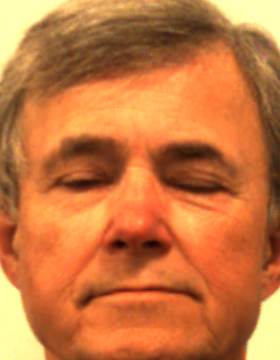
#> input picture images/reference/ref_img001.png, 280 x 360 px
$ python scale_rot_optimize.py   (older library calls are emulated)
#> lines starting #> are read from the running program, lines starting #| are printed output that depends on the picture
### face_detect.py
import numpy as np
import cv2
from tqdm import tqdm
from typing import List
import matplotlib.pyplot as plt

class FaceDetect:
    def __init__(
            self, num_bins=32, thresh_low=100, thresh_high=200, peak_thresh=None,
            rotation_angle=0, scale=1.0, reference_noise=0.0, accumulator_noise=0.0,
            reference_point: tuple[int, int]=None, ref_images: List[np.ndarray]=None,
            query_image: np.ndarray=None, query_ground_truth: tuple[int, int]=None,
            output_prefix="fd_result", output_dir="images/results", disable_pbar=False):
        self.num_bins = num_bins
        self.thresh_low = thresh_low
        self.thresh_high = thresh_high
        self.peak_thresh = peak_thresh
        self.reference_point = None
        self.rotation_degrees = rotation_angle
        self.rotation_radians = np.deg2rad(rotation_angle)
        self.scale = scale
        self.reference_noise = reference_noise
        self.accumulator_noise = accumulator_noise

        self.ref_images = []
        if ref_images:
            for img in ref_images:
                tmp = np.copy(img).astype(np.float32) + reference_noise * np.random.randn(*img.shape)
                # normalize the image to have pixel values between 0 and 255
                # and convert the image to uint8 for the Canny edge detection
                tmp = cv2.normalize(tmp, None, 0, 255, cv2.NORM_MINMAX).astype(np.uint8)
                self.ref_images.append(tmp)

        # [5 lines of commented-out code are left out]

        if reference_point:
            self.reference_point = reference_point
        else:
            if self.ref_images:
                self.reference_point = (
                    self.ref_images[0].shape[0] // 2,
                    self.ref_images[0].shape[1] // 2
                )
            else:
                self.reference_point = (0, 0)

        self.r_table = {}
        tmp = np.copy(query_image).astype(np.float32) + \
            accumulator_noise * np.random.randn(*query_image.shape)
        self.query_image = cv2.normalize(tmp, None, 0, 255, cv2.NORM_MINMAX).astype(np.uint8)
        self.ground_truth = query_ground_truth
        self.accumulator = None
        self.accumulator_peaks = None
        self.output_prefix = output_prefix
        self.output_dir = output_dir

        self.disable_pbar = disable_pbar

        # aliases to match the function names requested in the assignment
        self.buildRtable = self.construct_r_table
        self.genAccumulator = self.generate_accumulator
        self.getPeaks = self.find_peaks
        self.displayResult = self.display_results

    # [386 lines left out: functions calculate_gradient_direction, construct_r_table, generate_accumulator, find_peaks, visualize_r_table, visualize_accumulator and 4 more, not called in this run]


# [22 lines that do not run on import are left out]

    # [17 lines of commented-out code are left out]

### scale_rot_optimize.py
from face_detect import FaceDetect
import cv2
from tqdm import tqdm
import json

ref_images = [
    cv2.imread('images/reference/ref_img001.png', cv2.IMREAD_GRAYSCALE),
    cv2.imread('images/reference/ref_img002.png', cv2.IMREAD_GRAYSCALE),
    cv2.imread('images/reference/ref_img003.png', cv2.IMREAD_GRAYSCALE)
]
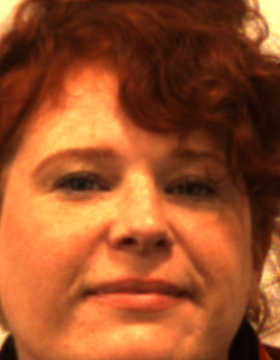
#> input picture images/reference/ref_img002.png, 280 x 360 px
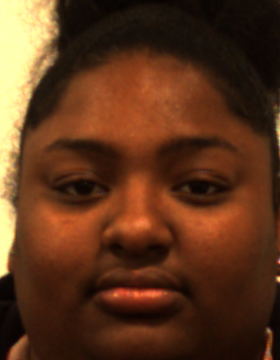
#> input picture images/reference/ref_img003.png, 280 x 360 px

test_images = [
    (cv2.imread('images/test/test_img001.png', cv2.IMREAD_GRAYSCALE), (185, 290)),
    (cv2.imread('images/test/test_img002.png', cv2.IMREAD_GRAYSCALE), (120, 310)),
    (cv2.imread('images/test/test_img003.png', cv2.IMREAD_GRAYSCALE), (180, 255))
]
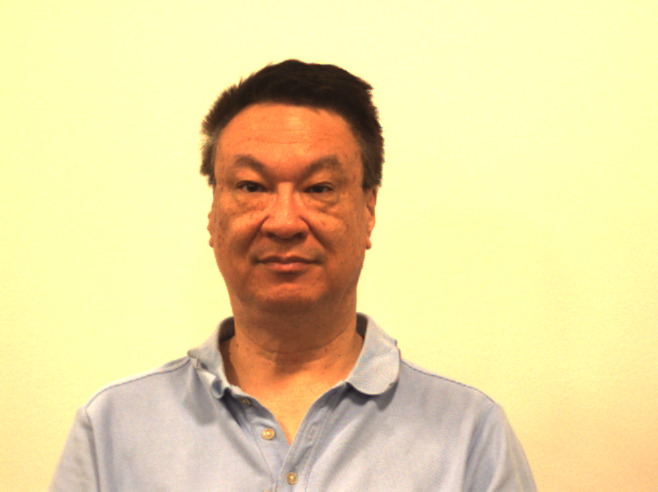
#> input picture images/test/test_img001.png, 658 x 492 px
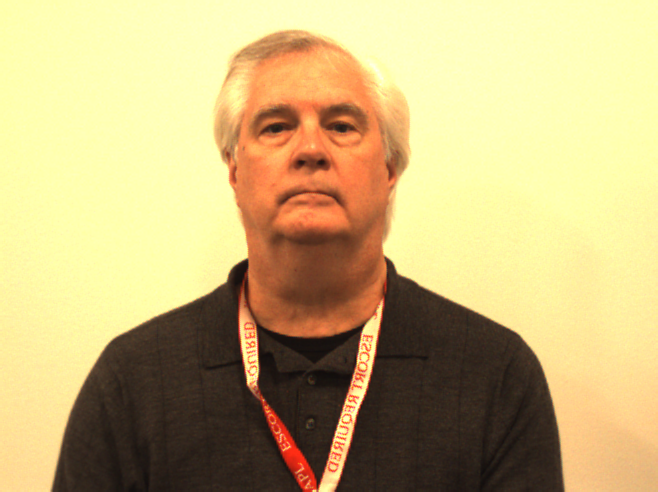
#> input picture images/test/test_img002.png, 658 x 492 px
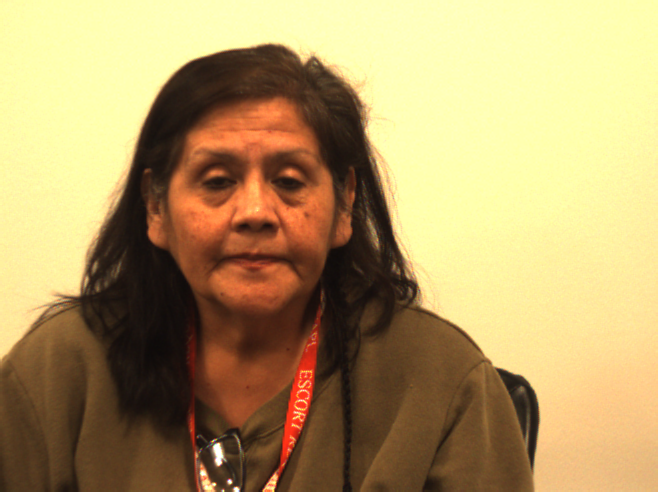
#> input picture images/test/test_img003.png, 658 x 492 px

scale_factors = [i / 100 + 0.5 for i in range(0, 55, 5)] # 0.5 to 1.0 in 0.05 increments (11 values)
rotation_angles = [i / 10 - 5 for i in range(0, 105, 5)] # -5 to 5 in 0.5 increments (21 values)

test_results = {"t1": {}, "t2": {}, "t3": {}}

key_count = 1

with tqdm(total=len(test_images) * len(scale_factors) * len(rotation_angles)) as pbar:
    for test_img, gt in test_images:
        for scale_factor in scale_factors:
            for rotation_angle in rotation_angles:
#> (the run stopped early here; a loop or call above may not have finished)
